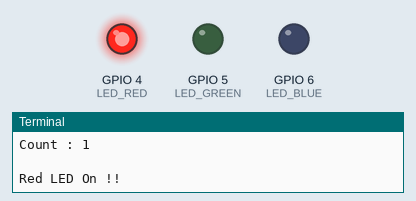
This program was run on a simulated Raspberry Pi (BCM pin numbers). On the bench: output pins drawn as LEDs (lit = HIGH), the last lines printed to the terminal. At 30.0 s the program stops and its outputs stay as they are.

Above: at 0.2 s.
At 0.7 s:
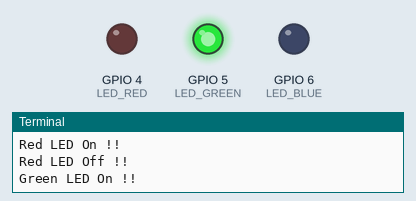
At 2.7 s:
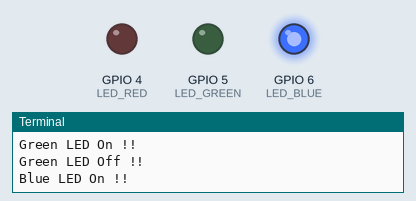
Timing chart, 0 to 3.5 s (numbered marks = the images above):
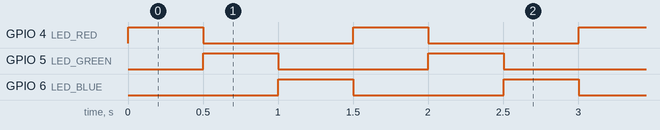

The program:

CHJmission013001.py
```python
import RPi.GPIO as GPIO
import time

LED_RED = 4
LED_GREEN = 5
LED_BLUE = 6

GPIO.setmode(GPIO.BCM)
GPIO.setup(LED_RED, GPIO.OUT)
GPIO.setup(LED_GREEN, GPIO.OUT)
GPIO.setup(LED_BLUE, GPIO.OUT)

GPIO.output(LED_RED, 0)
GPIO.output(LED_GREEN, 0)
GPIO.output(LED_BLUE, 0)

print("3 Color LED Control Start !!")

for i in range(1, 21):
    print(f"Count : {i} \n\nRed LED On !!")
    GPIO.output(LED_RED, 1)
    time.sleep(0.5)
    print("Red LED Off !! \nGreen LED On !!")
    GPIO.output(LED_RED, 0)
    GPIO.output(LED_GREEN, 1)
    time.sleep(0.5)
    print("Green LED Off !! \nBlue LED On !!")
    GPIO.output(LED_GREEN, 0)
    GPIO.output(LED_BLUE, 1)
    time.sleep(0.5)
    print("Blue LED Off !!\n\n\n\n")
    GPIO.output(LED_BLUE, 0)

GPIO.cleanup()
```

Measured:
- by itself, GPIO 4 (LED_RED), GPIO 5 (LED_GREEN): alternates HIGH for 0.50 s and LOW for 1.0 s, 40 changes in all, then stays LOW
- by itself, GPIO 6 (LED_BLUE): alternates HIGH for 0.50 s and LOW for 1.0 s
